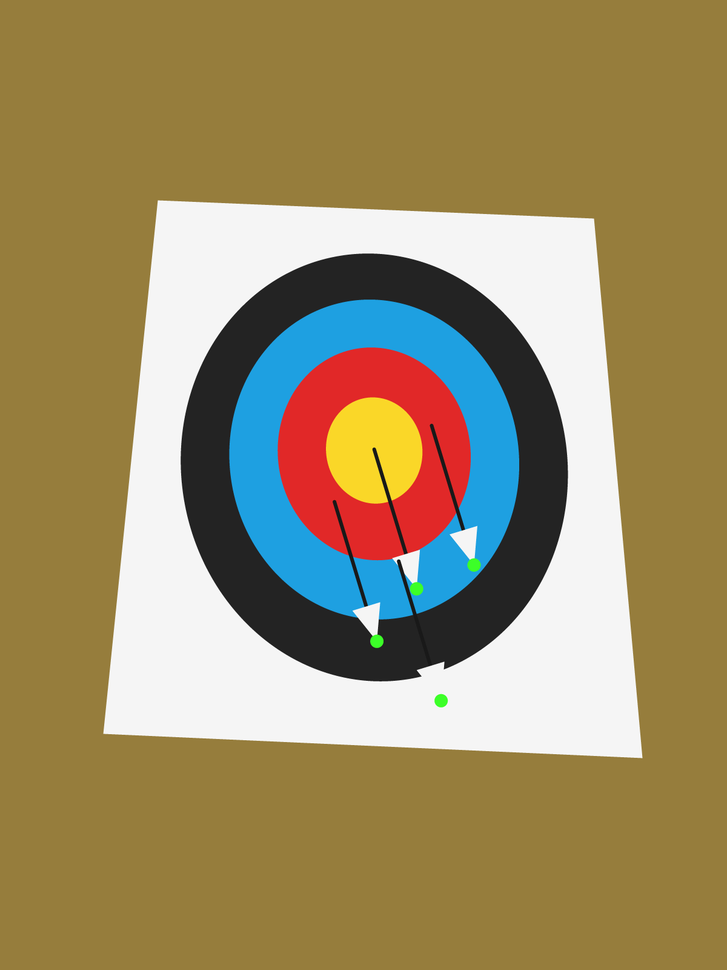
#> input picture source/front/e2e/fixtures/photos/four-arrows-redrawn.png, 727 x 970 px, shrunk from 1200 x 1600 before the run
$ python -i target_detection.py   (imports and definitions only)
#> lines starting #> are read from the running program, lines starting #| are printed output that depends on the picture; after the words box and inside, x2 and y2 are one past the last pixel; in counts of white or black regions, pixels touching at a corner belong together
"""写真の中の的を見つけ、的を正面から見た形へ写すホモグラフィを求める。

1. 色の帯(金・赤・青)の塊を取る。畳は金と同じ色相なので、「丸く詰まっていて、
   まわりを赤が囲む」金の塊を的の中心として選ぶ(両隣の的が写っていても、画像の中央に近いもの)
2. 金・金+赤・金+赤+青 の外形に楕円を当てはめる。矢・穴で欠けた所は凸包で埋める
3. 同心円の像の性質で、斜めから撮った歪み(射影)を戻す。本当の中心の像は、二つの楕円の極線が
   同じになる点(一般化固有ベクトル)で、その極線が消失線になる。消失線を無限遠へ送ってから、
   外側の楕円を円にする
4. 回転は決まらないので、画像の上が的の上になるよう回す

座標は、的に対する割合(左上が 0、中心が 0.5、的の縁までが 0.5)。入力の画面の矢の x・y と同じ。
"""

import math
from dataclasses import dataclass, replace
from typing import Self

import cv2
import numpy as np

# 帯の外側の半径(的の半径に対する割合)。金の外は 9 点の外、赤の外は 7 点の外、青の外は 5 点の外
RING_RADIUS = {"yellow": 0.2, "red": 0.4, "blue": 0.6}
# 楕円の大きさの比の、受ける幅。外れた当てはめ(帯が矢・影で切れた)を捨てる
RING_RATIO_TOLERANCE = (0.75, 1.3)


# 手で合わせるときの 4 点の、的の上の位置(的に対する割合)。赤の帯の外の線(7 点の外。赤と青の
# 境目で見分けやすく、青の帯が的紙からはみ出す写真でも紙の中に収まる)の上・右・下・左。
# 的紙の点数の数字は中心から右へ横一直線に並ぶので、右・左の点は数字の並びで見当をつけられる
ALIGNMENT_RADIUS = RING_RADIUS["red"] / 2
ALIGNMENT_TARGET_POINTS = [
    (0.5, 0.5 - ALIGNMENT_RADIUS),
    (0.5 + ALIGNMENT_RADIUS, 0.5),
    (0.5, 0.5 + ALIGNMENT_RADIUS),
    (0.5 - ALIGNMENT_RADIUS, 0.5),
]


@dataclass(frozen=True)
class TargetFit:
    # 画像の px を、的に対する割合へ写す 3x3
    homography: np.ndarray
    # 画像の上での、的の中心の像と的の半径のおよその px
    center_px: tuple[float, float]
    radius_px: float

    # [8 lines left out: function scaled, not called in this run]


def ring_masks(hsv: np.ndarray) -> dict[str, np.ndarray]:
    h, s, v = cv2.split(hsv)
    # 蛍光の緑のノックを金に入れないよう、金の色相は狭くする
    yellow = (h >= 15) & (h <= 34) & (s >= 70) & (v >= 90)
    red = ((h <= 8) | (h >= 165)) & (s >= 80) & (v >= 70)
    blue = (h >= 88) & (h <= 112) & (s >= 80) & (v >= 70)
    return {
        key: mask.astype(np.uint8) * 255
        for key, mask in (("yellow", yellow), ("red", red), ("blue", blue))
    }


def _close(mask: np.ndarray, size: int) -> np.ndarray:
    kernel = cv2.getStructuringElement(cv2.MORPH_ELLIPSE, (size, size))
    return cv2.morphologyEx(mask, cv2.MORPH_CLOSE, kernel)


def fit_outer_ellipse(region: np.ndarray) -> tuple:
    """塗った領域のいちばん大きな塊の外形に、楕円を当てはめる。欠けた所は凸包で埋める"""
    contours, _ = cv2.findContours(region, cv2.RETR_EXTERNAL, cv2.CHAIN_APPROX_NONE)
    hull = cv2.convexHull(max(contours, key=cv2.contourArea)).reshape(-1, 2).astype(np.float64)
    # 凸包の頂点はまばらなので、辺に沿って点を足してから当てはめる
    # 呼ぶ側は数百 px 以上の塊だけを渡すので、当てはめに要る 5 点は必ずそろう
    points = [
        p + (q - p) * t
        for p, q in zip(hull, np.roll(hull, -1, axis=0), strict=True)
        for t in np.linspace(0, 1, max(int(np.linalg.norm(q - p) / 3), 1), endpoint=False)
    ]
    return cv2.fitEllipse(np.array(points, dtype=np.float32))


def _find_gold(yellow: np.ndarray, red: np.ndarray) -> np.ndarray | None:
    """金の塊。丸く詰まっていて、まわりを赤が囲むもの。いくつもあれば画像の中央に近い大きいもの"""
    height, width = yellow.shape
    count, labels, stats, centroids = cv2.connectedComponentsWithStats(yellow)
    best, best_score = None, 0.0
    for i in range(1, count):
        area = stats[i, cv2.CC_STAT_AREA]
        if area < 300:
            continue
        component = (labels == i).astype(np.uint8) * 255
        ellipse = fit_outer_ellipse(component)
        a, b = ellipse[1][0] / 2, ellipse[1][1] / 2
        if min(a, b) < 5 or max(a, b) / min(a, b) > 3 or area / (math.pi * a * b) < 0.5:
            continue
        # 金の外に、金と同じくらいの幅の帯を取り、赤の割合を見る
        outer = np.zeros_like(component)
        cv2.ellipse(
            outer, (ellipse[0], (ellipse[1][0] * 2, ellipse[1][1] * 2), ellipse[2]), 255, -1
        )
        inner = np.zeros_like(component)
        cv2.ellipse(
            inner, (ellipse[0], (ellipse[1][0] * 1.15, ellipse[1][1] * 1.15), ellipse[2]), 255, -1
        )
        band = (outer > 0) & (inner == 0)
        red_ratio = float((red[band] > 0).mean())
        if red_ratio < 0.3:
            continue
        distance = math.dist(centroids[i], (width / 2, height / 2))
        score = red_ratio * math.sqrt(area) / (1 + distance / max(width, height))
        if score > best_score:
            best, best_score = component, score
    return best


def _conic(ellipse) -> np.ndarray:
    """楕円の 3x3 の円錐行列(点 x で x^T C x = 0)"""
    (cx, cy), (w, h), angle = ellipse
    t = math.radians(angle)
    rotation = np.array([[math.cos(t), -math.sin(t)], [math.sin(t), math.cos(t)]])
    m = rotation @ np.diag([4 / w**2, 4 / h**2]) @ rotation.T
    center = np.array([cx, cy])
    conic = np.zeros((3, 3))
    conic[:2, :2] = m
    conic[:2, 2] = conic[2, :2] = -m @ center
    conic[2, 2] = center @ m @ center - 1
    return conic


def _true_center(outer: np.ndarray, inner: np.ndarray, guess: np.ndarray) -> np.ndarray:
    """同心円の像の、本当の中心の像。二つの円錐で極線が同じになる点(一般化固有ベクトル)のうち、
    楕円の中心に近いもの。見つからなければ楕円の中心"""
    _, vectors = np.linalg.eig(np.linalg.solve(inner, outer))
    # 実数で、無限遠でない固有ベクトルだけを点にする
    usable = (np.abs(vectors.imag).max(axis=0) <= 1e-9) & (np.abs(vectors[2]) > 1e-12)
    points = (vectors.real[:2, usable] / vectors.real[2, usable]).T
    distances = np.linalg.norm(points - guess, axis=1)
    return points[distances.argmin()] if len(points) else guess


def _homography(ellipses: dict, scale: float) -> tuple[np.ndarray, np.ndarray]:
    outer_key = "blue" if "blue" in ellipses else "red"
    outer = _conic(ellipses[outer_key])
    guess = np.array(ellipses[outer_key][0])
    centers = [
        _true_center(outer, _conic(ellipses[key]), guess)
        for key in ("yellow", "red")
        if key in ellipses and key != outer_key
    ]
    # 外れた中心(帯の当てはめが崩れた)は使わない
    near = [c for c in centers if np.linalg.norm(c - guess) < 0.2 * max(ellipses[outer_key][1])]
    center = np.mean(near, axis=0) if near else guess

    # 消失線(中心の極線)を無限遠へ送る。数値が安定するよう、画像の大きさで割ってから
    normalize = np.diag([1 / scale, 1 / scale, 1.0])
    line = np.linalg.inv(normalize).T @ outer @ np.array([center[0], center[1], 1.0])
    line = line / line[2]
    projective = np.array([[1, 0, 0], [0, 1, 0], line]) @ normalize
    # 送ったあとの外側の楕円を、単位円にするアフィン
    conic = np.linalg.inv(projective).T @ outer @ np.linalg.inv(projective)
    m = conic[:2, :2]
    ellipse_center = -np.linalg.solve(m, conic[:2, 2])
    values, vectors = np.linalg.eigh(m / (ellipse_center @ m @ ellipse_center - conic[2, 2]))
    # 鏡映にならないよう、固有ベクトルの向きをそろえる
    vectors[:, 1] *= np.sign(np.linalg.det(vectors))
    linear = np.diag(np.sqrt(values)) @ vectors.T
    affine = np.eye(3)
    affine[:2, :2] = linear
    affine[:2, 2] = -linear @ ellipse_center
    # 外側の帯の半径に合わせ、中心を 0.5 に置く
    r = RING_RADIUS[outer_key] / 2
    homography = np.array([[r, 0, 0.5], [0, r, 0.5], [0, 0, 1]]) @ affine @ projective

    # 画像で中心の真上の点が、的でも真上に来るよう回す
    def apply(point):
        mapped = homography @ np.array([point[0], point[1], 1.0])
        return mapped[:2] / mapped[2]

    middle = apply(center)
    above = apply(center - np.array([0, scale * 0.05]))
    angle = math.atan2(above[0] - middle[0], middle[1] - above[1])
    c, s = math.cos(angle), math.sin(angle)
    rotate = np.array(
        [[c, s, 0.5 - 0.5 * c - 0.5 * s], [-s, c, 0.5 + 0.5 * s - 0.5 * c], [0, 0, 1]]
    )
    return rotate @ homography, center


def find_target(image_bgr: np.ndarray) -> TargetFit | None:
    """画像の中の的。見つからなければ None"""
    height, width = image_bgr.shape[:2]
    hsv = cv2.cvtColor(cv2.GaussianBlur(image_bgr, (5, 5), 0), cv2.COLOR_BGR2HSV)
    masks = ring_masks(hsv)
    # 矢・穴で切れた帯をつなぐ幅
    gap = max(9, max(height, width) // 60)
    gold = _find_gold(_close(masks["yellow"], gap), masks["red"])
    if gold is None:
        return None
    # 帯ごとに、金の塊と重なる塊を選ぶ(畳の黄は使わない)
    regions = {
        "yellow": gold,
        "red": gold | masks["red"],
        "blue": gold | masks["red"] | masks["blue"],
    }
    ellipses = {}
    for key, region in regions.items():
        _, labels = cv2.connectedComponents(_close(region, gap))
        label = np.bincount(labels[gold > 0]).argmax()
        ellipses[key] = fit_outer_ellipse((labels == label).astype(np.uint8) * 255)
    # 帯の大きさの比で、当てはめの外れを捨てる(赤の外は金の外の 2 倍、青の外は 3 倍)
    gold_size = sum(ellipses["yellow"][1])
    low, high = RING_RATIO_TOLERANCE
    for key in ("red", "blue"):
        expected = RING_RADIUS[key] / RING_RADIUS["yellow"]
        if key in ellipses and not (
            expected * low < sum(ellipses[key][1]) / gold_size < expected * high
        ):
            del ellipses[key]
    if "red" not in ellipses and "blue" not in ellipses:
        return None
    homography, center = _homography(ellipses, float(max(height, width)))
    outer_key = "blue" if "blue" in ellipses else "red"
    radius = sum(ellipses[outer_key][1]) / 4 / RING_RADIUS[outer_key]
    return TargetFit(
        homography=homography,
        center_px=(float(center[0]), float(center[1])),
        radius_px=float(radius),
    )


# [25 lines left out: functions fit_from_points, alignment_points, not called in this run]

>>> import cv2
>>> picture = cv2.imread('../../../front/e2e/fixtures/photos/four-arrows-redrawn.png')
#> picture is the input picture: shape (970, 727, 3); mean B, G, R 101, 140.4, 155.4
>>> result = find_target(picture)
#> in ring_masks, `h, s, v = cv2.split(hsv)`:
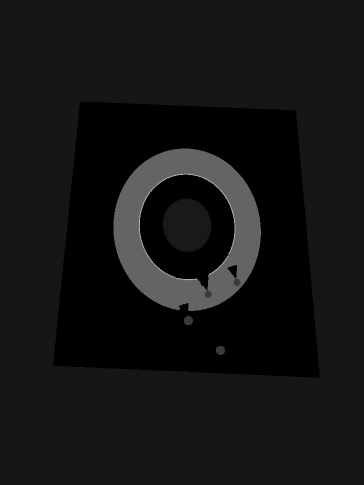
#> h: shape (970, 727) (shown at 1/2 size); min 0, max 179, mean 20.6
#> in ring_masks, `h, s, v = cv2.split(hsv)`:
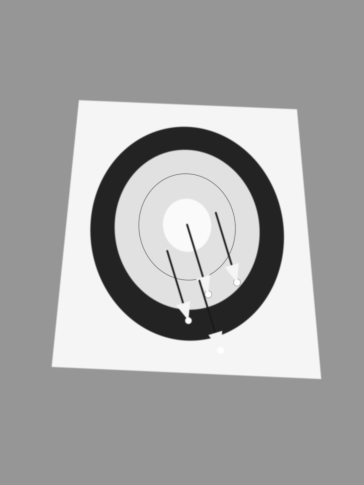
#> v: shape (970, 727) (shown at 1/2 size); min 26, max 255, mean 166.1
#> in ring_masks, `yellow = (h >= 15) & (h <= 34) & (s >= 70) & (v >= 90)`:
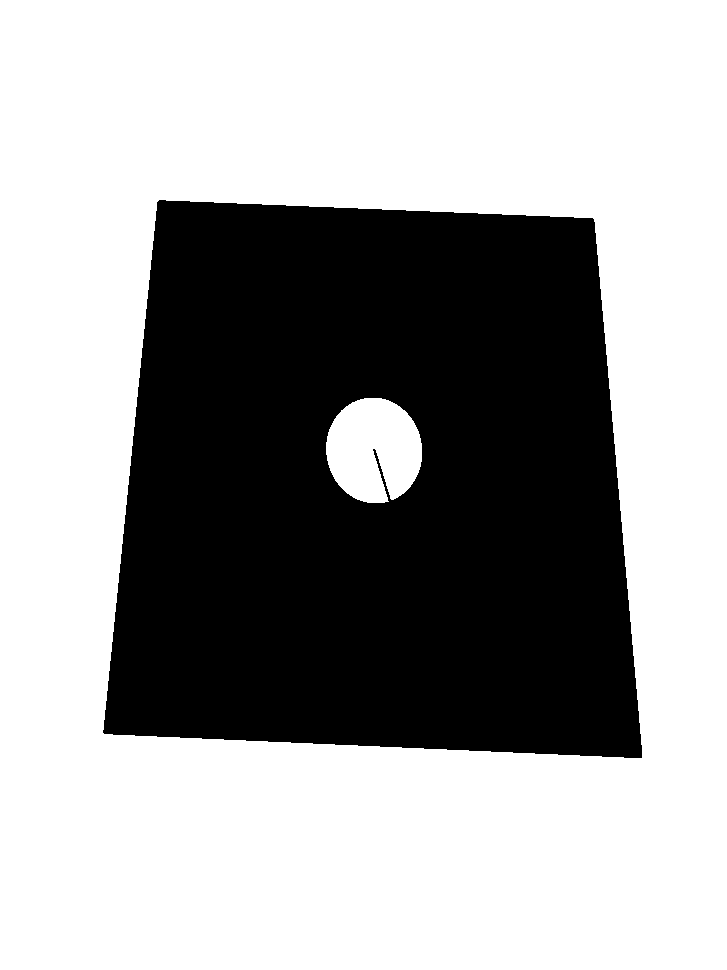
#> yellow: shape (970, 727) bool; 63.9% white; 1 black region, box (x1, y1, x2, y2) and area: (103, 200, 642, 758) 254278
#> in find_target, `masks = ring_masks(hsv)`: masks = 3 items
#> in _find_gold, `height, width = yellow.shape`: height = 970; width = 727
#> in _find_gold, `count, labels, stats, centroids = cv2.connectedComponentsWithStats(yel..`:
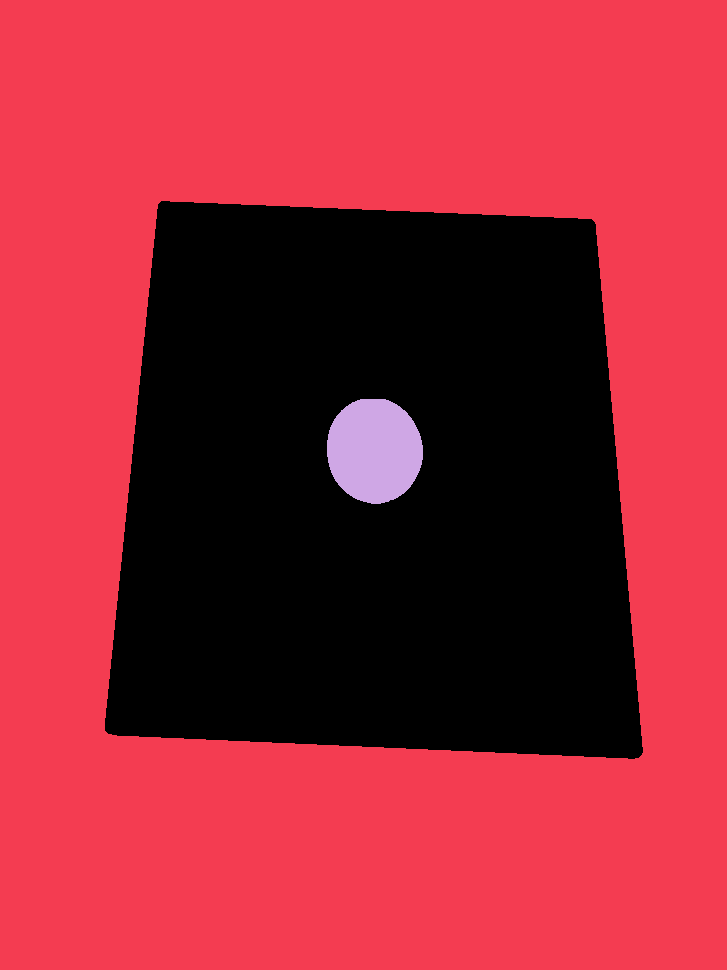
#> labels: shape (970, 727) int32; 3 distinct labels, from 0 to 2; one colour per label, 0 black
#> in _find_gold, `count, labels, stats, centroids = cv2.connectedComponentsWithStats(yel..`: count = 3; stats = [[105, 201, 538, 558, 254206], [0, 0, 727, 970, 443004], [327, 399, 96, 105, 7980]]; centroids = [[374.8, 488.7], [356, 482.7], [374, 450.2]]
#> the loop in _find_gold, `for i in range(1, count):` made 2 passes
#> (area, ellipse, a, b, red_ratio, distance, score, best_score) on pass 2: (7980, ((374.1, 450.2), (95.49, 105.5), 170.5), 47.74, 52.73, 0.959, 36.37, 82.57, 82.57)
#> after the loop in _find_gold, `for i in range(1, count):`:
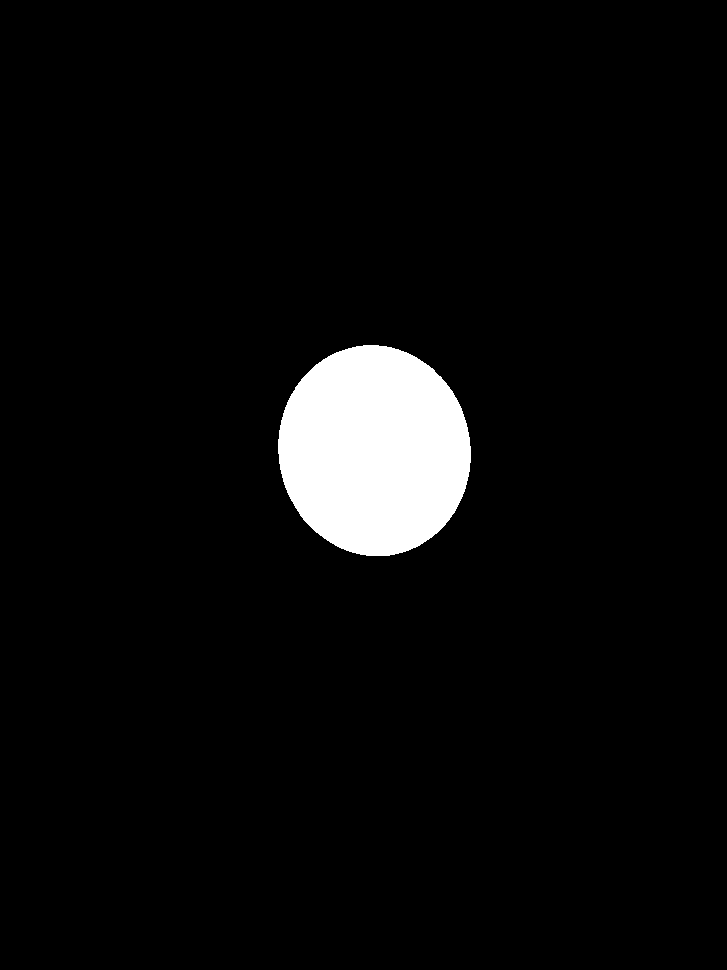
#> outer: shape (970, 727); 4.5% white; 1 white region, box (x1, y1, x2, y2) and area: (278, 345, 471, 556) 31888
#> after the loop in _find_gold, `for i in range(1, count):`: best_score = 82.57
#> the loop in find_target, `for key, region in regions.items():` made 3 passes
#> key on passes 1 to 3: 'yellow', 'red', 'blue'
#> pass 3, in find_target, `_, labels = cv2.connectedComponents(_close(region, gap))`:
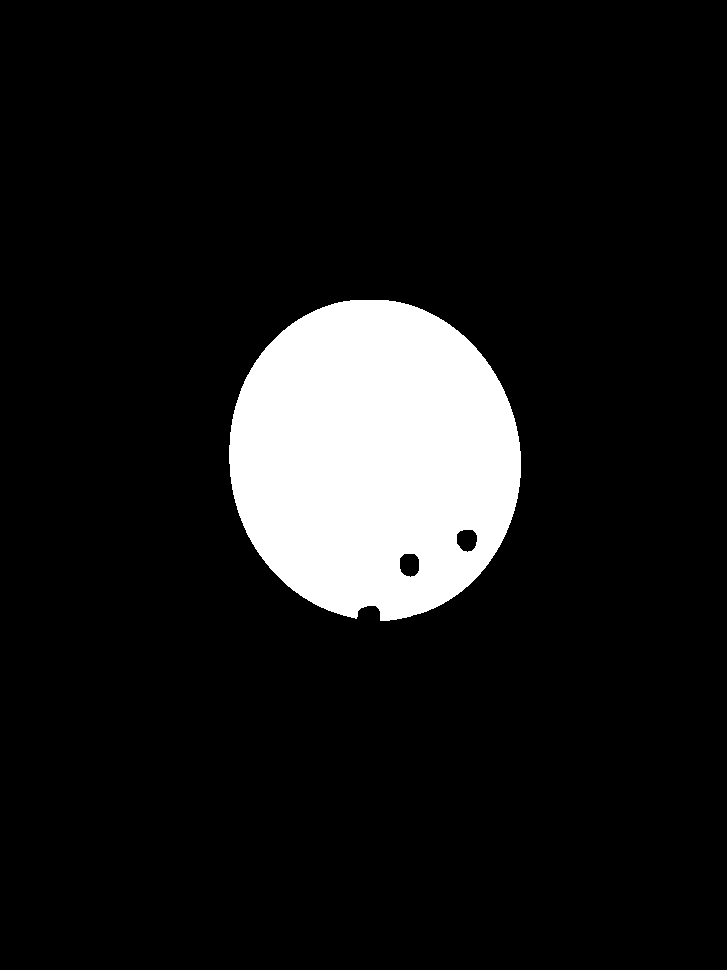
#> labels: shape (970, 727) int32; values 0 (black) and 1 (white), 10.3% white; 1 white region, box (x1, y1, x2, y2) and area: (229, 300, 521, 621) 72687
#> after the loop in find_target, `for key, region in regions.items():`: ellipses = {'yellow': ((374.4, 450.5), (95.45, 105.1), 170.2), 'red': ((374.1, 453.5), (191.8, 212.2), 170.7), 'blue': ((374.1, 459.2), (290.8, 321.9), 170.7)}
#> in find_target, `gold_size = sum(ellipses["yellow"][1])`: gold_size = 200.6
#> in _homography, `outer_key = "blue" if "blue" in ellipses else "red"`: outer_key = 'blue'
#> in _homography, `outer = _conic(ellipses[outer_key])`: outer = [[4.71e-05, -1.38e-06, -0.017], [-1.38e-06, 3.88e-05, -0.0173], [-0.017, -0.0173, 13.3]]
#> in _homography, `guess = np.array(ellipses[outer_key][0])`: guess = [374.1, 459.2]
#> in _true_center, `_, vectors = np.linalg.eig(np.linalg.solve(inner, outer))`: vectors = [[0.64, 1, 0.132], [0.768, 0.0106, -0.991], [0.00171, 2.84e-05, 0.000452]]
#> in _true_center, `usable = (np.abs(vectors.imag).max(axis=0) <= 1e-9) & (np.abs(vectors[..`: usable = [True, True, True]
#> in _true_center, `points = (vectors.real[:2, usable] / vectors.real[2, usable]).T`: points = [[374.4, 449.4], [35246, 372.2], [291.4, -2191.4]]
#> in _true_center, `distances = np.linalg.norm(points - guess, axis=1)`: distances = [9.73, 34872, 2651.9]
#> in _homography, `centers = [ _true_center(outer, _conic(ellipses[key]), guess) for key ..`: centers = [[374.4, 449.4], [374.1, 449.2]]
#> in _homography, `center = np.mean(near, axis=0) if near else guess`: center = [374.2, 449.3]
#> in _homography, `line = np.linalg.inv(normalize).T @ outer @ np.array([center[0], cente..`: line = [0.0188, -0.372, -0.831]
#> in _homography, `line = line / line[2]`: line = [-0.0227, 0.447, 1]
#> in _homography, `projective = np.array([[1, 0, 0], [0, 1, 0], line]) @ normalize`: projective = [[0.00103, 0, 0], [0, 0.00103, 0], [-2.34e-05, 0.000461, 1]]
#> in _homography, `conic = np.linalg.inv(projective).T @ outer @ np.linalg.inv(projective)`: conic = [[43.56, 5.55, -16.17], [5.55, 54.22, -22.74], [-16.17, -22.74, 13.3]]
#> in _homography, `m = conic[:2, :2]`: m = [[43.56, 5.55], [5.55, 54.22]]
#> in _homography, `ellipse_center = -np.linalg.solve(m, conic[:2, 2])`: ellipse_center = [0.322, 0.387]
#> in _homography, `values, vectors = np.linalg.eigh(m / (ellipse_center @ m @ ellipse_cen..`: values = [59.39, 81.57]; vectors = [[-0.92, 0.392], [0.392, 0.92]]
#> in _homography, `linear = np.diag(np.sqrt(values)) @ vectors.T`: linear = [[-7.09, 3.02], [-3.54, -8.31]]
#> in _homography, `r = RING_RADIUS[outer_key] / 2`: r = 0.3
#> in _homography, `homography = np.array([[r, 0, 0.5], [0, r, 0.5], [0, 0, 1]]) @ affine ..`: homography = [[-0.00221, 0.00132, 0.834], [-0.00114, -0.00174, 1.81], [-2.34e-05, 0.000461, 1]]
#> in apply, `mapped = homography @ np.array([point[0], point[1], 1.0])`: mapped = [0.599, 0.599, 1.2]
#> in _homography, `middle = apply(center)`: middle = [0.5, 0.5]
#> in _homography, `above = apply(center - np.array([0, scale * 0.05]))`: above = [0.455, 0.581]
#> in _homography, `angle = math.atan2(above[0] - middle[0], middle[1] - above[1])`: angle = -2.64
#> in _homography, `c, s = math.cos(angle), math.sin(angle)`: c = -0.875; s = -0.484
#> in _homography, `rotate = np.array( [[c, s, 0.5 - 0.5 * c - 0.5 * s], [-s, c, 0.5 + 0.5..`: rotate = [[-0.875, -0.484, 1.18], [0.484, -0.875, 0.696], [0, 0, 1]]
#> in find_target, `homography, center = _homography(ellipses, float(max(height, width)))`: homography = [[0.00246, 0.000231, -0.424], [-9.2e-05, 0.00248, -0.48], [-2.34e-05, 0.000461, 1]]; center = [374.2, 449.3]
#> in find_target, `outer_key = "blue" if "blue" in ellipses else "red"`: outer_key = 'blue'
#> in find_target, `radius = sum(ellipses[outer_key][1]) / 4 / RING_RADIUS[outer_key]`: radius = 255.3
